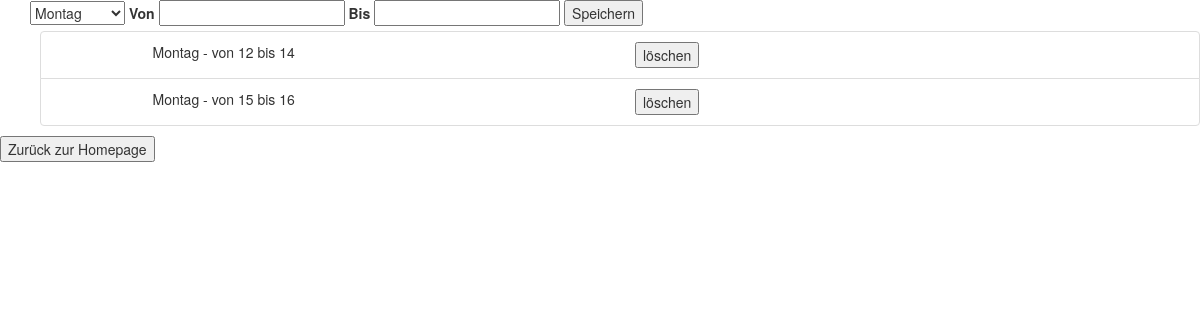
The page /restaurant/openingTime (signed in) on the database its author committed.
### tables this page shows
CREATE TABLE 'openingTimes'('id' INTEGER PRIMARY KEY AUTOINCREMENT,'restaurant_username' TEXT, 'day' TEXT, 'fromTime' Time,'toTime' Time, FOREIGN KEY(restaurant_username) REFERENCES restaurant(username));

### app.py (the view)
@app.route("/restaurant/openingTime")
def openingTime():
    if(not 'restaurant_username' in session):
        return render_template('restaurant_login.html')
    list = zugreifer.getOpeningTimesForRestaurant(session['restaurant_username'])
    mondaysList = []
    tuesdayList = []
    wednesdayList = []
    thursdayList = []
    fridayList = []
    saturdayList = []
    sundayList = []
    for openingTime in list:
        if(openingTime.day == 'Montag'):
            mondaysList.append(openingTime)
        if(openingTime.day == 'Dienstag'):
            tuesdayList.append(openingTime)
        if(openingTime.day == 'Mittwoch'):
            wednesdayList.append(openingTime)
        if(openingTime.day == 'Donnerstag'):
            thursdayList.append(openingTime)
        if(openingTime.day == 'Freitag'):
            fridayList.append(openingTime)
        if(openingTime.day == 'Samstag'):
            saturdayList.append(openingTime)
        if(openingTime.day == 'Sonntag'):
            sundayList.append(openingTime)
    return render_template('openingTime.html',
        mondaysList=mondaysList,
        tuesdayList=tuesdayList,
        wednesdayList=wednesdayList,
        thursdayList=thursdayList,
        fridayList=fridayList,
        saturdayList=saturdayList,
        sundayList=sundayList)

### zugreifer.py (called while the page is built)
def getOpeningTimesForRestaurant(username):
    con = sqlite3.connect('Database.db')
    cur = con.cursor()
    result = cur.execute("SELECT * FROM openingTimes WHERE restaurant_username= '" +username + "' ORDER BY fromTime ASC");
    openingTimes = list()
    for x in result:
        openingTimes.append(OpeningTime(x[0], x[1], x[2], x[3], x[4]))
    cur.close()
    con.close()
    print("Found "+str(len(openingTimes)) +" openingtime(s) for restaurant with username: "+ username )
    return openingTimes

### templates/openingTime.html (shortened to what this page needs)
<!DOCTYPE html>
<html lang="en">
<head>
    <link rel="stylesheet" href="https://maxcdn.bootstrapcdn.com/bootstrap/3.4.1/css/bootstrap.min.css">
</head>
<body>
    <div class="container" >
        <form action="/restaurant/openingTime/add" method="post">
            <select type="text" name="day">
                <option value="Montag">Montag</option>
            </select>
            <label for="from">Von
                <input type="text" name="from" required>
            </label>
            <label for="to">Bis
                <input type="text" name="to" required>
            </label>
            <button type="submit">Speichern</button>
        </form>
    </div>
    <div>
        <ul>
            {%for monday in mondaysList%}
            <li class="list-group-item" style="list-style-type: none;">
                <div class="row">
                    <div class="col-sm-1"></div>
                    <div class="col-sm-5">
                        {{ monday.day }} - von {{monday.fromTime}} bis {{monday.toTime}}
                    </div>
                    <div class="col-sm-3">
                        <form action="{{ url_for('delete_day',id =monday.id) }}" method=post >
                            <button type="submit">löschen</button>
                        </form>
                    </div>
            </li>
            {% endfor %}
        </ul>
        <div class="row-sm-20">
            <form action="/restaurant" method="get">
                <button type="submit">Zurück zur Homepage</button>
            </form>
        </div>
    </div>
</body>
</html>

### rows shown on the page
openingTimes: day "Montag", fromTime "12", toTime "14"
openingTimes: day "Montag", fromTime "15", toTime "16"
